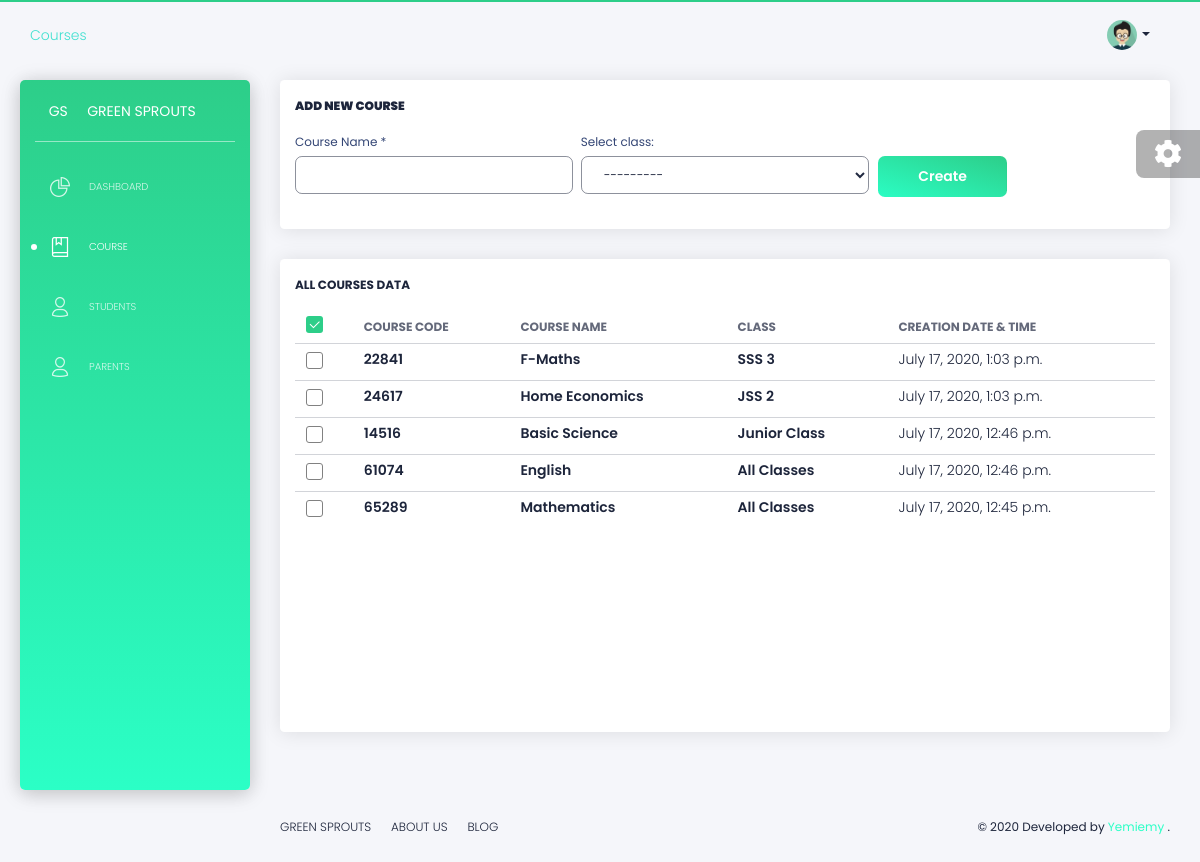
Page /create-course/ (signed in) on the committed database.
### course/models.py (models this page shows, shortened)
class Course(models.Model):
    name = models.CharField(max_length=120)
    select_class = models.ForeignKey(Class, on_delete=models.SET_NULL, null=True)
    course_code = models.CharField(max_length=120, default='001', unique=True)
    slug = models.SlugField(
        default='',
        editable=False,
        max_length=120,
    )
    date_stamp = models.DateTimeField(auto_now_add=True)
    class Meta:
        unique_together = ('name', 'slug')

class Class(models.Model):
    name = models.CharField(max_length=120)
    def __str__(self):
        return self.name

### course/views.py (the view, shortened to what this page needs)
# urls.py: path('create-course/', CourseCreateView.as_view(), name='create'),
class CourseCreateView(LoginRequiredMixin, CreateView):
    model = Course
    fields = [
            'name',
            'select_class'
            ]
    def get_context_data(self, **kwargs):
        context = super().get_context_data(**kwargs)
        context.update({
            'courses':Course.objects.all().order_by('-id'),
            'classes':Class.objects.all()
        })
        return context

### templates/course/course_form.html (shortened to what this page needs)
{% extends 'base.html' %}
{% load static %}
{% block cou %}
    active
{% endblock cou %}
{% block top %}
   <a  style="color: turquoise;"> Courses</a>
{% endblock top %}
{% load humanize %}
{% block content %}
      <div class="content">
        <div class="row">
            <div class="col-md-12">
              <div class="card">
                <div class="card-header ">
                  <h6 class="title d-inline"> <strong>Add New Course</strong></h6>
                </div>
                <div class="card-body">
                  <form method = "POST">
                    <div class="row">
                      <div class="col-md-4 pr-md-1">
                        <div class="form-group">
                          <label for="id_name">Course Name *</label>
                          <input type="text" name="name" class="form-control" maxlength="120" required="" id="id_name">
                        </div>
                      </div>
                      <div class="col-md-4 px-md-1">
                        <div class="form-group">
                          <label for="id_select_class">Select class:</label>
                            <select name="select_class" required="" class="form-control" id="id_select_class">
                            <option value="" selected="">---------</option>
                          </select>
                        </div>
                      </div>
                      <div class="col-md-4 pl-md-1">
                        <div class="form-group"><br>
                            <input type="submit" class="btn btn-fill btn-primary" value="Create">
                        </div>
                      </div>
                    </div>
                  </form>
                </div>
              </div>
            </div>
          </div>
        <div class="row">
          <div class="col-lg-12 col-md-12">
            <div class="card card-tasks">
              <div class="card-header ">
                <h6 class="title d-inline"> <strong> All Courses Data</strong></h6>
              </div>
              <div class="card-body ">
                <div class="table-full-width table-responsive">
                  <table class="table">
                    <thead class=" text-primary">
                        <tr>
                          <th>
                            <div class="form-check">
                              </div>
                          </th>
                          <th>
                            Course Code
                          </th>
                          <th>
                            Course Name
                          </th>
                          <th>
                            Class
                          </th>
                          <th>
                            Creation Date & Time
                          </th>
                        </tr>
                      </thead>
                    <tbody>
                    {% if courses %}
                    {% for course in courses %}
                      <tr>
                        <td>
                          <div class="form-check">
                          </div>
                        </td>
                        <td>
                          <p class="title">{{ course.course_code }}</p>
                        </td>
                        <td>
                          <p class="title">{{ course.name }}</p>
                        </td>
                        <td>
                          <p class="title">{{course.select_class}}</p>
                        </td>
                        <td>
                          <p>{{course.date_stamp}}</p>
                        </td>
                      </tr>
                    {% endfor %}
                    {% else %}
                    <tr>
                      <td colspan="4">
                        There are no courses available yet. Create a course to get started.
                      </td>
                    </tr>
                    {% endif %}
                    </tbody>
                  </table>
                </div>
              </div>
            </div>
          </div>
        </div>
      </div>
{% endblock %}

### rows in the picture
Course: course_code "22841", name "F-Maths", select_class "SSS 3", date_stamp "July 17, 2020, 1:03 p.m."
Course: course_code "24617", name "Home Economics", select_class "JSS 2", date_stamp "July 17, 2020, 1:03 p.m."
Course: course_code "14516", name "Basic Science", select_class "Junior Class", date_stamp "July 17, 2020, 12:46 p.m."
Course: course_code "61074", name "English", select_class "All Classes", date_stamp "July 17, 2020, 12:46 p.m."
Course: course_code "65289", name "Mathematics", select_class "All Classes", date_stamp "July 17, 2020, 12:45 p.m."
